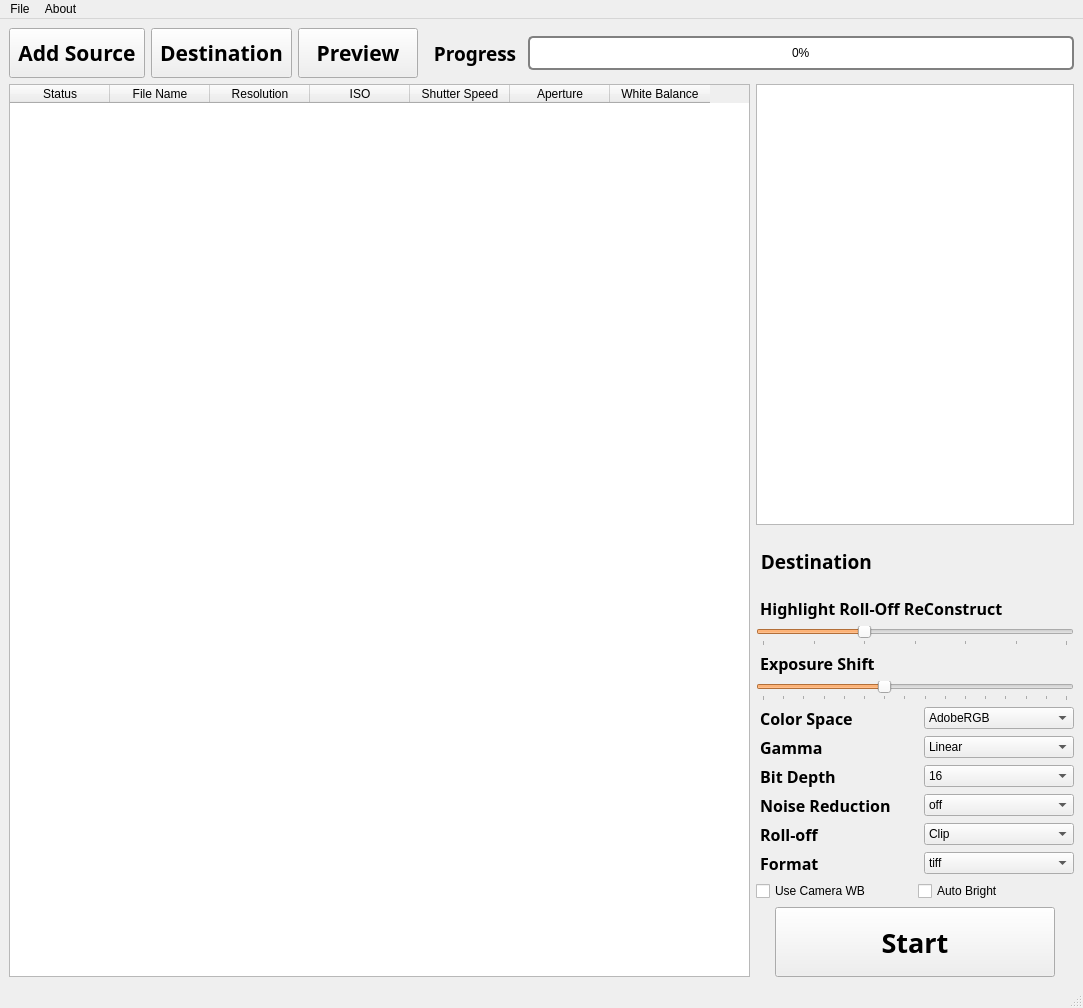
<?xml version="1.0" encoding="UTF-8"?>
<ui version="4.0">
 <class>MainWindow</class>
 <widget class="QMainWindow" name="MainWindow">
  <property name="geometry">
   <rect>
    <x>0</x>
    <y>0</y>
    <width>1083</width>
    <height>1008</height>
   </rect>
  </property>
  <property name="palette">
   <palette>
    <active>
     <colorrole role="Highlight">
      <brush brushstyle="SolidPattern">
       <color alpha="255">
        <red>250</red>
        <green>156</green>
        <blue>80</blue>
       </color>
      </brush>
     </colorrole>
     <colorrole role="Link">
      <brush brushstyle="SolidPattern">
       <color alpha="255">
        <red>250</red>
        <green>156</green>
        <blue>80</blue>
       </color>
      </brush>
     </colorrole>
    </active>
    <inactive>
     <colorrole role="Highlight">
      <brush brushstyle="SolidPattern">
       <color alpha="255">
        <red>250</red>
        <green>156</green>
        <blue>80</blue>
       </color>
      </brush>
     </colorrole>
     <colorrole role="Link">
      <brush brushstyle="SolidPattern">
       <color alpha="255">
        <red>250</red>
        <green>156</green>
        <blue>80</blue>
       </color>
      </brush>
     </colorrole>
    </inactive>
    <disabled>
     <colorrole role="Highlight">
      <brush brushstyle="SolidPattern">
       <color alpha="255">
        <red>0</red>
        <green>120</green>
        <blue>215</blue>
       </color>
      </brush>
     </colorrole>
     <colorrole role="Link">
      <brush brushstyle="SolidPattern">
       <color alpha="255">
        <red>250</red>
        <green>156</green>
        <blue>80</blue>
       </color>
      </brush>
     </colorrole>
    </disabled>
   </palette>
  </property>
  <property name="windowTitle">
   <string>Ultra Raw Converter 0.1.0-Beta</string>
  </property>
  <property name="windowOpacity">
   <double>0.999980000000000</double>
  </property>
  <property name="styleSheet">
   <string notr="true"/>
  </property>
  <widget class="QWidget" name="centralwidget">
   <layout class="QVBoxLayout" name="verticalLayout_2">
    <item>
     <layout class="QHBoxLayout" name="horizontalLayout_2">
      <item>
       <widget class="QToolButton" name="toolButton_AddSource">
        <property name="minimumSize">
         <size>
          <width>120</width>
          <height>50</height>
         </size>
        </property>
        <property name="font">
         <font>
          <family>DIN Condensed</family>
          <pointsize>16</pointsize>
          <weight>75</weight>
          <bold>true</bold>
         </font>
        </property>
        <property name="text">
         <string>Add Source</string>
        </property>
       </widget>
      </item>
      <item>
       <widget class="QToolButton" name="toolButton_Des">
        <property name="minimumSize">
         <size>
          <width>120</width>
          <height>50</height>
         </size>
        </property>
        <property name="font">
         <font>
          <family>DIN Condensed</family>
          <pointsize>16</pointsize>
          <weight>75</weight>
          <bold>true</bold>
         </font>
        </property>
        <property name="text">
         <string>Destination</string>
        </property>
       </widget>
      </item>
      <item>
       <widget class="QToolButton" name="toolButton_Preview">
        <property name="minimumSize">
         <size>
          <width>120</width>
          <height>50</height>
         </size>
        </property>
        <property name="font">
         <font>
          <family>DIN Condensed</family>
          <pointsize>16</pointsize>
          <weight>75</weight>
          <bold>true</bold>
         </font>
        </property>
        <property name="layoutDirection">
         <enum>Qt::LeftToRight</enum>
        </property>
        <property name="text">
         <string> Preview </string>
        </property>
       </widget>
      </item>
      <item>
       <layout class="QHBoxLayout" name="horizontalLayout_3">
        <item>
         <widget class="QLabel" name="label">
          <property name="font">
           <font>
            <family>DIN Condensed</family>
            <pointsize>14</pointsize>
            <weight>75</weight>
            <bold>true</bold>
           </font>
          </property>
          <property name="text">
           <string>  Progress </string>
          </property>
         </widget>
        </item>
        <item>
         <widget class="QProgressBar" name="progressBar">
          <property name="minimumSize">
           <size>
            <width>0</width>
            <height>34</height>
           </size>
          </property>
          <property name="styleSheet">
           <string notr="true">QProgressBar {
   border: 2px solid grey;
   background-color: #ffffff;
}
QProgressBar::chunk {
   background-color: #fa9c50;
}
QProgressBar {
   border: 2px solid grey;
   border-radius: 5px;
   text-align: center;
}</string>
          </property>
          <property name="value">
           <number>0</number>
          </property>
          <property name="textVisible">
           <bool>true</bool>
          </property>
          <property name="invertedAppearance">
           <bool>false</bool>
          </property>
          <property name="format">
           <string>%p%</string>
          </property>
         </widget>
        </item>
       </layout>
      </item>
     </layout>
    </item>
    <item>
     <layout class="QHBoxLayout" name="horizontalLayout_5" stretch="7,3">
      <item>
       <widget class="QTableWidget" name="tableWidget">
        <column>
         <property name="text">
          <string>Status</string>
         </property>
         <property name="textAlignment">
          <set>AlignCenter</set>
         </property>
        </column>
        <column>
         <property name="text">
          <string>File Name</string>
         </property>
         <property name="textAlignment">
          <set>AlignCenter</set>
         </property>
        </column>
        <column>
         <property name="text">
          <string>Resolution</string>
         </property>
         <property name="textAlignment">
          <set>AlignCenter</set>
         </property>
        </column>
        <column>
         <property name="text">
          <string>ISO</string>
         </property>
         <property name="textAlignment">
          <set>AlignCenter</set>
         </property>
        </column>
        <column>
         <property name="text">
          <string>Shutter Speed</string>
         </property>
         <property name="textAlignment">
          <set>AlignCenter</set>
         </property>
        </column>
        <column>
         <property name="text">
          <string>Aperture</string>
         </property>
         <property name="textAlignment">
          <set>AlignCenter</set>
         </property>
        </column>
        <column>
         <property name="text">
          <string>White Balance</string>
         </property>
         <property name="font">
          <font>
           <kerning>true</kerning>
          </font>
         </property>
         <property name="textAlignment">
          <set>AlignCenter</set>
         </property>
        </column>
       </widget>
      </item>
      <item>
       <layout class="QVBoxLayout" name="verticalLayout" stretch="1,0,0,0,0,0,0,0,0">
        <item>
         <widget class="QTextBrowser" name="textBrowser_info"/>
        </item>
        <item>
         <layout class="QHBoxLayout" name="horizontalLayout" stretch="0,1">
          <item>
           <widget class="QLabel" name="label_2">
            <property name="font">
             <font>
              <family>DIN Condensed</family>
              <pointsize>14</pointsize>
              <weight>75</weight>
              <bold>true</bold>
             </font>
            </property>
            <property name="text">
             <string> Destination</string>
            </property>
           </widget>
          </item>
          <item>
           <widget class="QTextBrowser" name="textBrowser_Destination">
            <property name="minimumSize">
             <size>
              <width>0</width>
              <height>0</height>
             </size>
            </property>
            <property name="maximumSize">
             <size>
              <width>16777215</width>
              <height>60</height>
             </size>
            </property>
            <property name="font">
             <font>
              <family>Arial</family>
              <pointsize>7</pointsize>
             </font>
            </property>
            <property name="cursor" stdset="0">
             <cursorShape>SizeVerCursor</cursorShape>
            </property>
            <property name="acceptDrops">
             <bool>true</bool>
            </property>
            <property name="autoFillBackground">
             <bool>false</bool>
            </property>
            <property name="styleSheet">
             <string notr="true">background-color: rgba(255, 255, 255, 0);
border-bottom-color: rgba(255, 255, 255, 0);
border-color: rgba(255, 255, 255, 0);</string>
            </property>
            <property name="verticalScrollBarPolicy">
             <enum>Qt::ScrollBarAlwaysOff</enum>
            </property>
            <property name="horizontalScrollBarPolicy">
             <enum>Qt::ScrollBarAlwaysOff</enum>
            </property>
           </widget>
          </item>
         </layout>
        </item>
        <item>
         <widget class="QLabel" name="label_RollOffConstruct">
          <property name="font">
           <font>
            <family>DIN Condensed</family>
            <pointsize>12</pointsize>
            <weight>75</weight>
            <bold>true</bold>
           </font>
          </property>
          <property name="text">
           <string> Highlight Roll-Off ReConstruct</string>
          </property>
         </widget>
        </item>
        <item>
         <widget class="QSlider" name="horizontalSlider_RollOff">
          <property name="styleSheet">
           <string notr="true"/>
          </property>
          <property name="minimum">
           <number>3</number>
          </property>
          <property name="maximum">
           <number>9</number>
          </property>
          <property name="pageStep">
           <number>0</number>
          </property>
          <property name="value">
           <number>5</number>
          </property>
          <property name="tracking">
           <bool>true</bool>
          </property>
          <property name="orientation">
           <enum>Qt::Horizontal</enum>
          </property>
          <property name="invertedControls">
           <bool>false</bool>
          </property>
          <property name="tickPosition">
           <enum>QSlider::TicksBelow</enum>
          </property>
          <property name="tickInterval">
           <number>1</number>
          </property>
         </widget>
        </item>
        <item>
         <widget class="QLabel" name="label_ExposureShift">
          <property name="font">
           <font>
            <family>DIN Condensed</family>
            <pointsize>12</pointsize>
            <weight>75</weight>
            <bold>true</bold>
           </font>
          </property>
          <property name="text">
           <string> Exposure Shift</string>
          </property>
         </widget>
        </item>
        <item>
         <widget class="QSlider" name="horizontalSlider_Expo">
          <property name="minimum">
           <number>-6</number>
          </property>
          <property name="maximum">
           <number>9</number>
          </property>
          <property name="pageStep">
           <number>0</number>
          </property>
          <property name="value">
           <number>0</number>
          </property>
          <property name="sliderPosition">
           <number>0</number>
          </property>
          <property name="tracking">
           <bool>true</bool>
          </property>
          <property name="orientation">
           <enum>Qt::Horizontal</enum>
          </property>
          <property name="invertedControls">
           <bool>false</bool>
          </property>
          <property name="tickPosition">
           <enum>QSlider::TicksBelow</enum>
          </property>
          <property name="tickInterval">
           <number>1</number>
          </property>
         </widget>
        </item>
        <item>
         <layout class="QGridLayout" name="gridLayout">
          <property name="horizontalSpacing">
           <number>18</number>
          </property>
          <item row="1" column="0">
           <widget class="QLabel" name="label_Gamma">
            <property name="font">
             <font>
              <family>DIN Condensed</family>
              <pointsize>12</pointsize>
              <weight>75</weight>
              <bold>true</bold>
             </font>
            </property>
            <property name="text">
             <string> Gamma</string>
            </property>
           </widget>
          </item>
          <item row="3" column="1">
           <widget class="QComboBox" name="comboBox_NoiseReduction">
            <item>
             <property name="text">
              <string>off</string>
             </property>
            </item>
            <item>
             <property name="text">
              <string>Light</string>
             </property>
            </item>
            <item>
             <property name="text">
              <string>Full</string>
             </property>
            </item>
           </widget>
          </item>
          <item row="0" column="0">
           <widget class="QLabel" name="label_ColorSpace">
            <property name="font">
             <font>
              <family>DIN Condensed</family>
              <pointsize>12</pointsize>
              <weight>75</weight>
              <bold>true</bold>
             </font>
            </property>
            <property name="text">
             <string> Color Space</string>
            </property>
           </widget>
          </item>
          <item row="2" column="0">
           <widget class="QLabel" name="label_Bps">
            <property name="font">
             <font>
              <family>DIN Condensed</family>
              <pointsize>12</pointsize>
              <weight>75</weight>
              <bold>true</bold>
             </font>
            </property>
            <property name="text">
             <string> Bit Depth</string>
            </property>
           </widget>
          </item>
          <item row="2" column="1">
           <widget class="QComboBox" name="comboBox_Bps">
            <item>
             <property name="text">
              <string>16</string>
             </property>
            </item>
            <item>
             <property name="text">
              <string>8</string>
             </property>
            </item>
           </widget>
          </item>
          <item row="1" column="1">
           <widget class="QComboBox" name="comboBox_Gamma">
            <item>
             <property name="text">
              <string>Linear</string>
             </property>
            </item>
            <item>
             <property name="text">
              <string>BT.709</string>
             </property>
            </item>
            <item>
             <property name="text">
              <string>sRGB</string>
             </property>
            </item>
           </widget>
          </item>
          <item row="5" column="1">
           <widget class="QComboBox" name="comboBox_Format">
            <item>
             <property name="text">
              <string>tiff</string>
             </property>
            </item>
            <item>
             <property name="text">
              <string>jpg</string>
             </property>
            </item>
            <item>
             <property name="text">
              <string>bmp</string>
             </property>
            </item>
            <item>
             <property name="text">
              <string>png</string>
             </property>
            </item>
           </widget>
          </item>
          <item row="3" column="0">
           <widget class="QLabel" name="label_NoiseReduction">
            <property name="font">
             <font>
              <family>DIN Condensed</family>
              <pointsize>12</pointsize>
              <weight>75</weight>
              <bold>true</bold>
             </font>
            </property>
            <property name="text">
             <string> Noise Reduction</string>
            </property>
           </widget>
          </item>
          <item row="0" column="1">
           <widget class="QComboBox" name="comboBox_ColorSpace">
            <item>
             <property name="text">
              <string>AdobeRGB</string>
             </property>
            </item>
            <item>
             <property name="text">
              <string>ProPhoto</string>
             </property>
            </item>
            <item>
             <property name="text">
              <string>Wide Color Gamut</string>
             </property>
            </item>
            <item>
             <property name="text">
              <string>XYZ</string>
             </property>
            </item>
            <item>
             <property name="text">
              <string>raw</string>
             </property>
            </item>
            <item>
             <property name="text">
              <string>sRGB</string>
             </property>
            </item>
            <item>
             <property name="text">
              <string>ACES</string>
             </property>
            </item>
           </widget>
          </item>
          <item row="5" column="0">
           <widget class="QLabel" name="label_Format">
            <property name="font">
             <font>
              <family>DIN Condensed</family>
              <pointsize>12</pointsize>
              <weight>75</weight>
              <bold>true</bold>
             </font>
            </property>
            <property name="text">
             <string> Format</string>
            </property>
           </widget>
          </item>
          <item row="4" column="0">
           <widget class="QLabel" name="label_RollOff">
            <property name="font">
             <font>
              <family>DIN Condensed</family>
              <pointsize>12</pointsize>
              <weight>75</weight>
              <bold>true</bold>
             </font>
            </property>
            <property name="text">
             <string> Roll-off</string>
            </property>
           </widget>
          </item>
          <item row="4" column="1">
           <widget class="QComboBox" name="comboBox_Rolloff">
            <item>
             <property name="text">
              <string>Clip</string>
             </property>
            </item>
            <item>
             <property name="text">
              <string>Ignore</string>
             </property>
            </item>
            <item>
             <property name="text">
              <string>Blend</string>
             </property>
            </item>
            <item>
             <property name="text">
              <string>ReConstruct</string>
             </property>
            </item>
           </widget>
          </item>
         </layout>
        </item>
        <item>
         <layout class="QHBoxLayout" name="horizontalLayout_4">
          <item>
           <widget class="QCheckBox" name="checkBox_UseCameraWB">
            <property name="text">
             <string>Use Camera WB</string>
            </property>
           </widget>
          </item>
          <item>
           <widget class="QCheckBox" name="checkBox_AutoBright">
            <property name="text">
             <string>Auto Bright</string>
            </property>
           </widget>
          </item>
         </layout>
        </item>
        <item alignment="Qt::AlignHCenter">
         <widget class="QPushButton" name="Button_Start">
          <property name="minimumSize">
           <size>
            <width>280</width>
            <height>70</height>
           </size>
          </property>
          <property name="maximumSize">
           <size>
            <width>200</width>
            <height>100</height>
           </size>
          </property>
          <property name="font">
           <font>
            <family>DIN Condensed</family>
            <pointsize>20</pointsize>
            <weight>75</weight>
            <bold>true</bold>
           </font>
          </property>
          <property name="cursor">
           <cursorShape>PointingHandCursor</cursorShape>
          </property>
          <property name="text">
           <string>Start</string>
          </property>
         </widget>
        </item>
       </layout>
      </item>
     </layout>
    </item>
   </layout>
  </widget>
  <widget class="QMenuBar" name="menubar">
   <property name="geometry">
    <rect>
     <x>0</x>
     <y>0</y>
     <width>1083</width>
     <height>26</height>
    </rect>
   </property>
   <widget class="QMenu" name="menuRaw_To_Tiff">
    <property name="title">
     <string>About</string>
    </property>
    <addaction name="actionAbout"/>
   </widget>
   <widget class="QMenu" name="menuFilew">
    <property name="title">
     <string>File</string>
    </property>
    <addaction name="actionAdd_Source"/>
    <addaction name="actionDestination"/>
   </widget>
   <addaction name="menuFilew"/>
   <addaction name="menuRaw_To_Tiff"/>
  </widget>
  <widget class="QStatusBar" name="statusbar"/>
  <action name="actionHelp">
   <property name="text">
    <string>Help</string>
   </property>
  </action>
  <action name="actionAbout">
   <property name="text">
    <string>About</string>
   </property>
  </action>
  <action name="actionAdd_Source">
   <property name="text">
    <string>Add Source</string>
   </property>
  </action>
  <action name="actionDestination">
   <property name="text">
    <string>Destination</string>
   </property>
  </action>
 </widget>
 <resources/>
 <connections/>
</ui>
